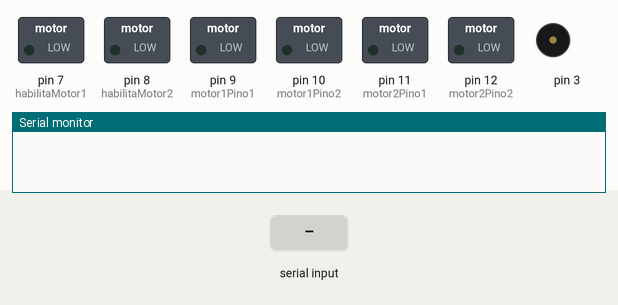
Simulated run of this sketch. Board: Arduino Uno, built with avr-gcc and run on an emulated ATmega328P. On the bench: switched loads named in the sketch (green lamp = pin HIGH), buzzer (waves = sounding), the last lines printed to the serial monitor. The inputs (shaded band) are chosen by the test bench.

Above: at 1.2 s.
1.3 s: "q" received over Serial
At 2.15 s:
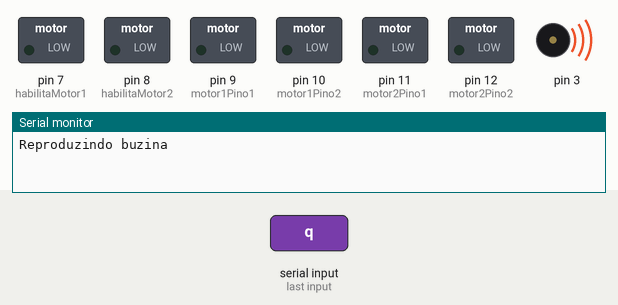
4.3 s: "a" received over Serial
At 4.8 s:
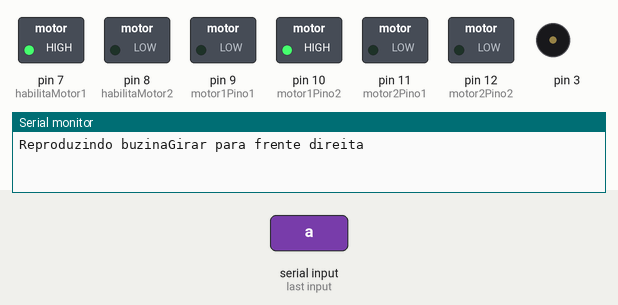
5.8 s: "b" received over Serial
At 7.0 s:
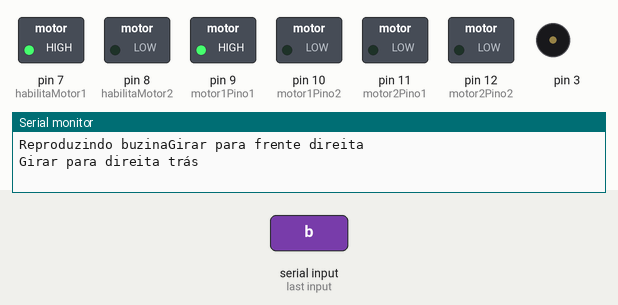
7.3 s: "c" received over Serial
At 8.3 s:
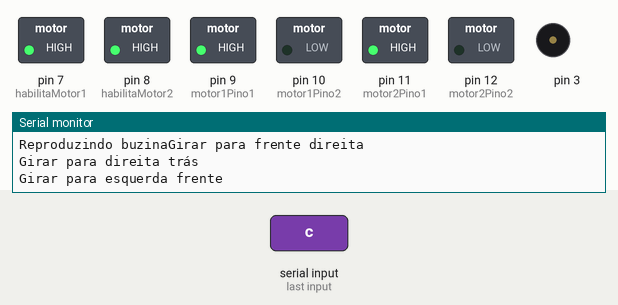
8.8 s: "d" received over Serial
At 9.4 s:
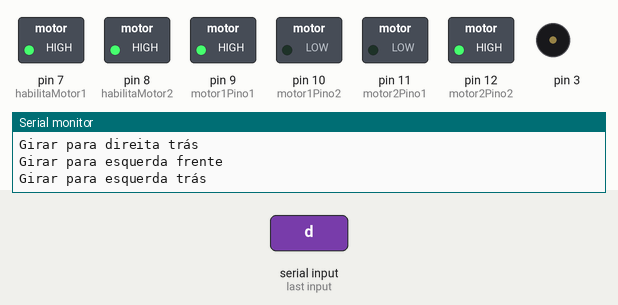
10.3 s: "A" received over Serial
At 10.6 s:
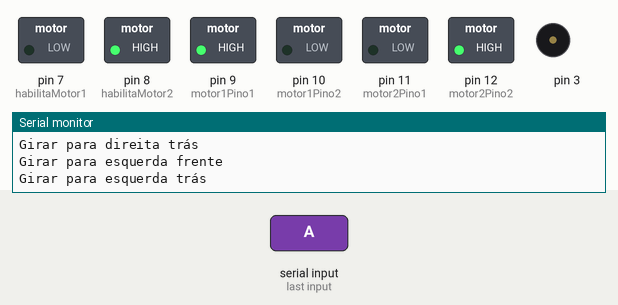
Timing chart, 0 to 12.8 s (numbered marks = the images above; inputs shaded):
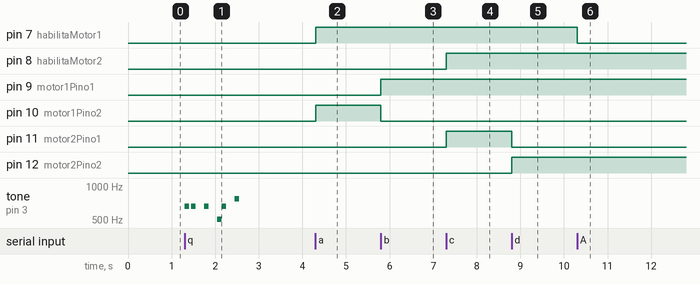

The sketch:

mecanismo_carrinho_final.ino
```cpp
int habilitaMotor1 = 7;
int habilitaMotor2 = 8;

int motor1Pino1 = 9;
int motor1Pino2 = 10;
int motor2Pino1 = 11;
int motor2Pino2 = 12;

int portSpeak(3);

int melodia[] = {660,660,660,510,660,770,380};
int duracaodasnotas[] = {100,100,100,100,100,100,100};

char recebido = 0;

//o input será recebido pelo Tx da placa hc-06;

//definir as variáveis no hc-06; Neste caso estou colocando como exemplo o caracter "a" para fazer o carrinho andar para frente.

/*
Os motores precisam ser habilitados para se movimentarem, seguindo essa tabela:

|E | IN 1 | IN 2 |   MOTOR      |
|1 |   1  |   0  | RODA LADO 1  |
|1 |   0  |   1  | RODA LADO 2  |
|--|------|------|------------- |
|0 |   1  |   1  |  NÃO RODA    |
|1 |   1  |   1  |  NÃO RODA    |
|1 |   0  |   0  |  NÃO RODA    |

*/

//buzzer funciona com tone(pino, frequencia) e noTone(pino) ~pesquisar

void setup(){
  pinMode(habilitaMotor1, OUTPUT);    //habilitador do motor 1
  pinMode(habilitaMotor2, OUTPUT);    //habilitador do motor 2

  pinMode(motor1Pino1, OUTPUT);     //input 1
  pinMode(motor1Pino2, OUTPUT);     //input 2
  pinMode(motor2Pino1, OUTPUT);     //input 3
  pinMode(motor2Pino2, OUTPUT);     //input 4

  Serial.begin(9600);
}

void loop(){
  while(Serial.available() > 0){
    recebido = Serial.read();

    if(recebido == 'a'){
      Serial.print("Girar para frente direita \n");
      direitaFrente();
    }

    if(recebido == 'b'){
      Serial.print("Girar para direita trás \n");
      direitaTras();
    }

    if(recebido == 'c'){
      Serial.print("Girar para esquerda frente \n");
      esquerdaFrente();
    }
    if(recebido == 'd'){
      Serial.print("Girar para esquerda trás \n");
      esquerdaTras();
    }

    if(recebido == 'q'){
      Serial.print("Reproduzindo buzina");
      ativaBuzina();
    }

    if(recebido == 'A' || recebido == 'B'){
      direitaPara();
    }
    if(recebido == 'C' || recebido == 'D'){
      esquerdaPara();
    }
  }
}

void direitaFrente(){
  digitalWrite(habilitaMotor1, HIGH);
  digitalWrite(motor1Pino1, LOW);
  digitalWrite(motor1Pino2, HIGH);
}

void direitaTras(){
  digitalWrite(habilitaMotor1, HIGH);
  digitalWrite(motor1Pino1, HIGH);
  digitalWrite(motor1Pino2, LOW);
}

void esquerdaFrente(){
  digitalWrite(habilitaMotor2, HIGH);
    digitalWrite(motor2Pino1, HIGH);
  digitalWrite(motor2Pino2, LOW);

}

void esquerdaTras(){
  digitalWrite(habilitaMotor2, HIGH);
  digitalWrite(motor2Pino1, LOW);
  digitalWrite(motor2Pino2, HIGH);
}

void ativaBuzina(){
  for (int nota = 0; nota < 6; nota++) {
    int duracaodanota = duracaodasnotas[nota];
    tone(portSpeak, melodia[nota],duracaodanota);
    int pausadepoisdasnotas[] ={150,300,300,100,300,550};
    delay(pausadepoisdasnotas[nota]);
  }
  noTone(portSpeak);
}

void direitaPara(){
  digitalWrite(habilitaMotor1, LOW);
}

void esquerdaPara(){
  digitalWrite(habilitaMotor2, LOW);
}
```

Measured:
- after the input at 1.3 s, tone on pin 3: plays 660 Hz for 0.10 s, 660 Hz for 0.10 s, 660 Hz for 0.10 s, 510 Hz for 0.10 s, 660 Hz for 0.10 s, 770 Hz for 0.10 s, starting at once
- after the input at 4.3 s, pin 7 (habilitaMotor1), pin 10 (motor1Pino2): LOW → HIGH at once
- after the input at 5.8 s, pin 9 (motor1Pino1): LOW → HIGH at once; pin 10 (motor1Pino2): HIGH → LOW at once
- after the input at 7.3 s, pin 8 (habilitaMotor2), pin 11 (motor2Pino1): LOW → HIGH at once
- after the input at 8.8 s, pin 11 (motor2Pino1): HIGH → LOW at once; pin 12 (motor2Pino2): LOW → HIGH at once
- after the input at 10.3 s, pin 7 (habilitaMotor1): HIGH → LOW at once
